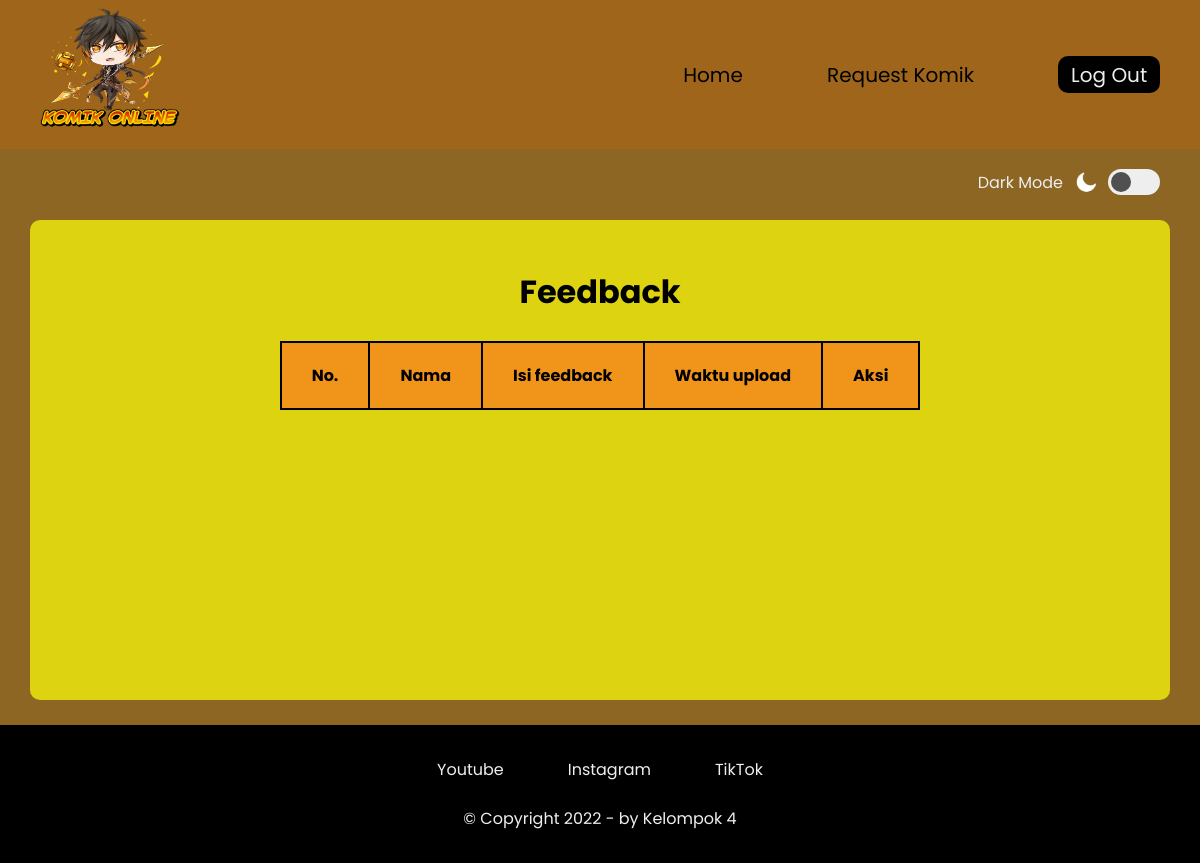
Before: /admin_menu_feedback.php with the older database file.
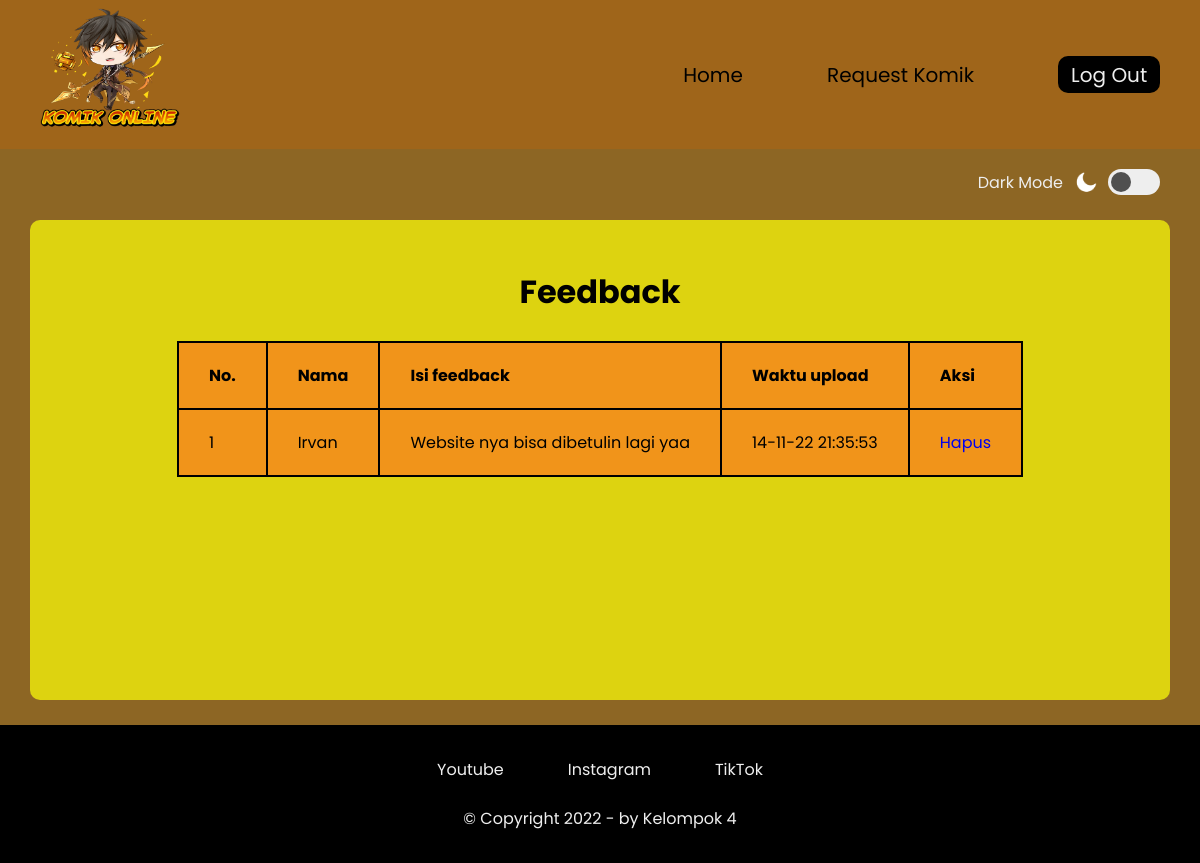
After: the same page with the newer database file.
### tables this page shows
CREATE TABLE `feedback` (
  `id` int(11) NOT NULL,
  `nama_user` varchar(64) NOT NULL,
  `isi_feedback` varchar(255) NOT NULL,
  `waktu_upload` varchar(32) NOT NULL
);

### admin_menu_feedback.php (the view, shortened to what this page needs)
<?php
require('proses_koneksi.php');
$result = mysqli_query($conn, "SELECT * FROM feedback");
$feedback = [];
while ($row = mysqli_fetch_assoc($result)) {
    $feedback[] = $row;
}
?>
<!DOCTYPE html>
<html lang="en">
<head>
  <link rel="stylesheet" href="style.css">
</head>
<body>
  <header>
    <a href="#"><h1><img src="images/Zhongli.png" width="140px" height="120px"></h1></a>
    <nav>
      <a href="user_menu.php">Home</a>
      <a href="user_menu_request.php">Request Komik</a>
      <a href="user_login.php" class="me">Log Out</a>
    </nav>
  </header>
  <div class="mode">
    <p id="change-mode">Dark Mode</p>
    <img id="icon-mode" src="images/moon.png" alt="">
    <input type="checkbox" onclick="lightMode()">
    <br>
  </div>
    <div class="container">
    <h1>Feedback</h1>
    <table border=1px>
        <tr>
            <th>No.</th>
            <th>Nama</th>
            <th>Isi feedback</th>
            <th>Waktu upload</th>
            <th>Aksi</th>
        </tr>
        <?php $i = 1; foreach ($feedback as $fee):?>
        <tr>
            <td><?php echo $i ;?></td>
            <td><?php echo $fee["nama_user"]; ?></td>
            <td><?php echo $fee["isi_feedback"] ;?></td>
            <td><?php echo $fee["waktu_upload"] ;?></td>
            <td><a href="proses_hapus_feedback.php?id=<?php echo $fee["id"]; ?>" onclick = "return confirm('Anda yakin ingin mengahpus data ini ?')" class="del-button">Hapus</a></td>
        </tr>
        <?php $i++; endforeach;?>
    </table>
    </div>
    <footer>
    <nav>
      <br>
      <a href="https://youtube.com/channel/UCjRc-gYlqHi1x9fwCMeVEGw">Youtube</a>
      <a href="https://instagram.com/mirvanhakimmm">Instagram</a>
      <a href="https://www.tiktok.com/@muhammad_irvan_hakim?_t=8VzzYA3N1qj&_r=1">TikTok</a>
    </nav>
    <p>&copy Copyright 2022 - by Kelompok 4 </p>
  </footer>
</body>
</html>

### style.css (style rules this page uses)
* { padding: 0; margin: 0; box-sizing: border-box; scroll-behavior: smooth; }
:root { --theme: #8d6624; --primary-color: #eeeeee; --secondary-color: #000000; --hover-color: #b5aaaa; --nav-color: #222222; --nav-blur: rgb(159, 101, 26); --info-blur: rgba(255, 255, 255, 0.15); --card-blur: rgba(255, 255, 255, 0.3); --shadow: #303030; --download-color: rgb(202, 156, 81); --footer: #000000; }
body { height: 100%; color: var(--primary-color); background: var(--theme); font-family: 'Poppins', sans-serif; }
a { text-decoration: none; }
header { display: flex; justify-content: space-between; align-items: center; padding: 0.5rem 0; background: var(--nav-blur); backdrop-filter: blur(1000px); position: sticky; top: 0; z-index: 1; }
header h1 { margin: 0 2.5rem; color: var(--secondary-color); }
header nav a { font-size: 20px; margin: 0 2.5rem; color: var(--secondary-color); }
.me { color: var(--primary-color); background: var(--secondary-color); border-radius: 10px; padding: 0.3rem 0.8rem; align-items: center; }
.mode { display: flex; justify-content: end; align-items: center; margin: 20px 40px 0 0; }
.mode p { margin: 0 10px; }
.mode img { width: 25px; margin: 0 10px 0 0; }
input[type="checkbox"] { position: relative; width: 52px; height: 26px; appearance: none; background: #eeeeee; border-radius: 15px; transition: ease 0.5s; cursor: pointer; }
input[type="checkbox"]::before { position: absolute; content: ""; width: 20px; height: 20px; background: #505050; border-radius: 50%; top: 3px; left: 3px; transition: ease 0.5s; }
.container { padding: 3rem 0 0 0; }
footer { background: var(--footer); display: flex; flex-direction: column; align-items: center; }
footer nav { display: flex; }
footer nav a { color: var(--primary-color); margin: 2rem 2rem 0 2rem; }
footer p { font-size: 16px; text-align: center; margin: 1.5rem 0 2rem 0; }

### admin_menu_feedback.php (style rules this page uses)
.container { width: 95%; height: 60vh; display: flex; flex-direction: column; justify-content: center; border-radius: 10px; margin-top: 25px; margin-left: auto; margin-right: auto; margin-bottom: 25px; align-items: center; background-color:#ddd310; }
.container h1 { color: black; text-align: center; margin-bottom: 25px; }
table { margin-bottom: auto; border-collapse: collapse; background: rgb(241, 148, 26); color: #000000; margin-bottom: auto; }
th, td { text-align: left; border: 2px solid #000000; padding: 20px 30px; }

Changed rows visible on the page:
added feedback: nama_user "Irvan", isi_feedback "Website nya bisa dibetulin lagi yaa", waktu_upload "14-11-22 21:35:53"
